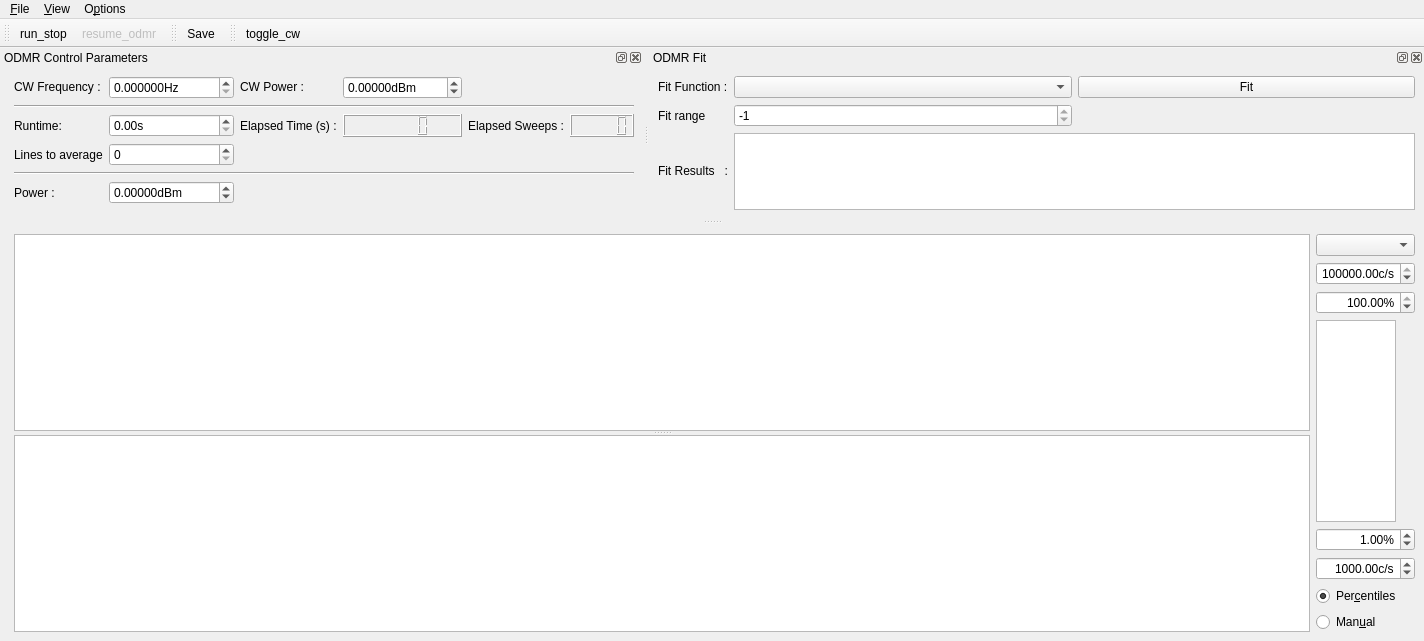
<?xml version="1.0" encoding="UTF-8"?>
<ui version="4.0">
 <class>MainWindow</class>
 <widget class="QMainWindow" name="MainWindow">
  <property name="geometry">
   <rect>
    <x>0</x>
    <y>0</y>
    <width>1424</width>
    <height>641</height>
   </rect>
  </property>
  <property name="contextMenuPolicy">
   <enum>Qt::DefaultContextMenu</enum>
  </property>
  <property name="windowTitle">
   <string>qudi: ODMR</string>
  </property>
  <widget class="QWidget" name="centralwidget">
   <layout class="QHBoxLayout" name="horizontalLayout">
    <item>
     <spacer name="horizontalSpacer">
      <property name="orientation">
       <enum>Qt::Horizontal</enum>
      </property>
      <property name="sizeHint" stdset="0">
       <size>
        <width>5</width>
        <height>20</height>
       </size>
      </property>
     </spacer>
    </item>
    <item>
     <widget class="QSplitter" name="splitter">
      <property name="sizePolicy">
       <sizepolicy hsizetype="Preferred" vsizetype="Expanding">
        <horstretch>1</horstretch>
        <verstretch>0</verstretch>
       </sizepolicy>
      </property>
      <property name="orientation">
       <enum>Qt::Vertical</enum>
      </property>
      <widget class="PlotWidget" name="odmr_PlotWidget">
       <property name="sizePolicy">
        <sizepolicy hsizetype="Expanding" vsizetype="Expanding">
         <horstretch>1</horstretch>
         <verstretch>1</verstretch>
        </sizepolicy>
       </property>
      </widget>
      <widget class="PlotWidget" name="odmr_matrix_PlotWidget">
       <property name="sizePolicy">
        <sizepolicy hsizetype="Expanding" vsizetype="Expanding">
         <horstretch>1</horstretch>
         <verstretch>1</verstretch>
        </sizepolicy>
       </property>
      </widget>
     </widget>
    </item>
    <item>
     <layout class="QVBoxLayout" name="verticalLayout">
      <item>
       <widget class="QComboBox" name="odmr_channel_ComboBox"/>
      </item>
      <item>
       <widget class="ScienDSpinBox" name="odmr_cb_max_DoubleSpinBox">
        <property name="maximumSize">
         <size>
          <width>100</width>
          <height>16777215</height>
         </size>
        </property>
        <property name="alignment">
         <set>Qt::AlignRight|Qt::AlignTrailing|Qt::AlignVCenter</set>
        </property>
        <property name="suffix">
         <string>c/s</string>
        </property>
        <property name="minimum">
         <double>-10.000000000000000</double>
        </property>
        <property name="maximum">
         <double>1000000000.000000000000000</double>
        </property>
        <property name="value">
         <double>100000.000000000000000</double>
        </property>
       </widget>
      </item>
      <item>
       <widget class="ScienDSpinBox" name="odmr_cb_high_percentile_DoubleSpinBox">
        <property name="maximumSize">
         <size>
          <width>100</width>
          <height>16777215</height>
         </size>
        </property>
        <property name="alignment">
         <set>Qt::AlignRight|Qt::AlignTrailing|Qt::AlignVCenter</set>
        </property>
        <property name="suffix">
         <string>%</string>
        </property>
        <property name="minimum">
         <double>0.000000000000000</double>
        </property>
        <property name="maximum">
         <double>100.000000000000000</double>
        </property>
        <property name="value">
         <double>100.000000000000000</double>
        </property>
       </widget>
      </item>
      <item>
       <widget class="PlotWidget" name="odmr_cb_PlotWidget">
        <property name="sizePolicy">
         <sizepolicy hsizetype="Expanding" vsizetype="Expanding">
          <horstretch>0</horstretch>
          <verstretch>0</verstretch>
         </sizepolicy>
        </property>
        <property name="maximumSize">
         <size>
          <width>80</width>
          <height>16777215</height>
         </size>
        </property>
       </widget>
      </item>
      <item>
       <widget class="ScienDSpinBox" name="odmr_cb_low_percentile_DoubleSpinBox">
        <property name="maximumSize">
         <size>
          <width>100</width>
          <height>16777215</height>
         </size>
        </property>
        <property name="alignment">
         <set>Qt::AlignRight|Qt::AlignTrailing|Qt::AlignVCenter</set>
        </property>
        <property name="suffix">
         <string>%</string>
        </property>
        <property name="minimum">
         <double>0.000000000000000</double>
        </property>
        <property name="maximum">
         <double>100.000000000000000</double>
        </property>
        <property name="value">
         <double>1.000000000000000</double>
        </property>
       </widget>
      </item>
      <item>
       <widget class="ScienDSpinBox" name="odmr_cb_min_DoubleSpinBox">
        <property name="maximumSize">
         <size>
          <width>100</width>
          <height>16777215</height>
         </size>
        </property>
        <property name="alignment">
         <set>Qt::AlignRight|Qt::AlignTrailing|Qt::AlignVCenter</set>
        </property>
        <property name="suffix">
         <string>c/s</string>
        </property>
        <property name="minimum">
         <double>-10.000000000000000</double>
        </property>
        <property name="maximum">
         <double>1000000000.000000000000000</double>
        </property>
        <property name="value">
         <double>1000.000000000000000</double>
        </property>
       </widget>
      </item>
      <item>
       <widget class="QRadioButton" name="odmr_cb_centiles_RadioButton">
        <property name="text">
         <string>Per&amp;centiles</string>
        </property>
        <property name="checked">
         <bool>true</bool>
        </property>
        <attribute name="buttonGroup">
         <string notr="true">buttonGroup</string>
        </attribute>
       </widget>
      </item>
      <item>
       <widget class="QRadioButton" name="odmr_cb_manual_RadioButton">
        <property name="text">
         <string>Man&amp;ual</string>
        </property>
        <attribute name="buttonGroup">
         <string notr="true">buttonGroup</string>
        </attribute>
       </widget>
      </item>
     </layout>
    </item>
   </layout>
  </widget>
  <widget class="QMenuBar" name="menubar">
   <property name="geometry">
    <rect>
     <x>0</x>
     <y>0</y>
     <width>1424</width>
     <height>21</height>
    </rect>
   </property>
   <widget class="QMenu" name="menu_File">
    <property name="title">
     <string>&amp;File</string>
    </property>
    <addaction name="action_Save"/>
    <addaction name="action_Close"/>
   </widget>
   <widget class="QMenu" name="menu_Options">
    <property name="title">
     <string>O&amp;ptions</string>
    </property>
    <addaction name="action_Settings"/>
    <addaction name="action_FitSettings"/>
   </widget>
   <widget class="QMenu" name="menu_View">
    <property name="title">
     <string>&amp;View</string>
    </property>
    <addaction name="action_RestoreDefault"/>
   </widget>
   <addaction name="menu_File"/>
   <addaction name="menu_View"/>
   <addaction name="menu_Options"/>
  </widget>
  <widget class="QToolBar" name="toolBar">
   <property name="windowTitle">
    <string>toolBar</string>
   </property>
   <attribute name="toolBarArea">
    <enum>TopToolBarArea</enum>
   </attribute>
   <attribute name="toolBarBreak">
    <bool>false</bool>
   </attribute>
   <addaction name="action_run_stop"/>
   <addaction name="action_resume_odmr"/>
  </widget>
  <widget class="QDockWidget" name="odmr_control_DockWidget">
   <property name="enabled">
    <bool>true</bool>
   </property>
   <property name="sizePolicy">
    <sizepolicy hsizetype="Fixed" vsizetype="Fixed">
     <horstretch>1</horstretch>
     <verstretch>0</verstretch>
    </sizepolicy>
   </property>
   <property name="baseSize">
    <size>
     <width>0</width>
     <height>20</height>
    </size>
   </property>
   <property name="toolTip">
    <string/>
   </property>
   <property name="windowTitle">
    <string>ODMR Control Parameters</string>
   </property>
   <attribute name="dockWidgetArea">
    <number>4</number>
   </attribute>
   <widget class="QWidget" name="dockWidgetContents_3">
    <property name="sizePolicy">
     <sizepolicy hsizetype="Minimum" vsizetype="Minimum">
      <horstretch>0</horstretch>
      <verstretch>0</verstretch>
     </sizepolicy>
    </property>
    <layout class="QGridLayout" name="gridLayout">
     <item row="0" column="2">
      <widget class="ScienDSpinBox" name="cw_frequency_DoubleSpinBox">
       <property name="sizePolicy">
        <sizepolicy hsizetype="Minimum" vsizetype="Fixed">
         <horstretch>0</horstretch>
         <verstretch>0</verstretch>
        </sizepolicy>
       </property>
       <property name="suffix">
        <string>Hz</string>
       </property>
       <property name="decimals">
        <number>6</number>
       </property>
       <property name="maximum">
        <double>1000000000.000000000000000</double>
       </property>
       <property name="singleStep">
        <double>0.010000000000000</double>
       </property>
      </widget>
     </item>
     <item row="0" column="1">
      <widget class="QLabel" name="label">
       <property name="sizePolicy">
        <sizepolicy hsizetype="Minimum" vsizetype="Fixed">
         <horstretch>0</horstretch>
         <verstretch>0</verstretch>
        </sizepolicy>
       </property>
       <property name="text">
        <string>CW Frequency :</string>
       </property>
      </widget>
     </item>
     <item row="0" column="3">
      <widget class="QLabel" name="label_6">
       <property name="sizePolicy">
        <sizepolicy hsizetype="Minimum" vsizetype="Fixed">
         <horstretch>0</horstretch>
         <verstretch>0</verstretch>
        </sizepolicy>
       </property>
       <property name="text">
        <string>CW Power :</string>
       </property>
      </widget>
     </item>
     <item row="2" column="4">
      <widget class="QLCDNumber" name="elapsed_time_DisplayWidget">
       <property name="sizePolicy">
        <sizepolicy hsizetype="Minimum" vsizetype="Minimum">
         <horstretch>0</horstretch>
         <verstretch>0</verstretch>
        </sizepolicy>
       </property>
      </widget>
     </item>
     <item row="2" column="6">
      <widget class="QLCDNumber" name="elapsed_sweeps_DisplayWidget"/>
     </item>
     <item row="4" column="1" colspan="6">
      <widget class="Line" name="line">
       <property name="orientation">
        <enum>Qt::Horizontal</enum>
       </property>
      </widget>
     </item>
     <item row="2" column="5">
      <widget class="QLabel" name="label_10">
       <property name="sizePolicy">
        <sizepolicy hsizetype="Minimum" vsizetype="Minimum">
         <horstretch>0</horstretch>
         <verstretch>0</verstretch>
        </sizepolicy>
       </property>
       <property name="text">
        <string>Elapsed Sweeps :</string>
       </property>
      </widget>
     </item>
     <item row="0" column="4">
      <widget class="ScienDSpinBox" name="cw_power_DoubleSpinBox">
       <property name="sizePolicy">
        <sizepolicy hsizetype="Minimum" vsizetype="Fixed">
         <horstretch>0</horstretch>
         <verstretch>0</verstretch>
        </sizepolicy>
       </property>
       <property name="suffix">
        <string>dBm</string>
       </property>
       <property name="decimals">
        <number>5</number>
       </property>
       <property name="minimum">
        <double>-1000.000000000000000</double>
       </property>
       <property name="maximum">
        <double>100.000000000000000</double>
       </property>
      </widget>
     </item>
     <item row="2" column="2">
      <widget class="QDoubleSpinBox" name="runtime_DoubleSpinBox">
       <property name="sizePolicy">
        <sizepolicy hsizetype="Minimum" vsizetype="Fixed">
         <horstretch>0</horstretch>
         <verstretch>0</verstretch>
        </sizepolicy>
       </property>
       <property name="suffix">
        <string>s</string>
       </property>
       <property name="maximum">
        <double>10000000.000000000000000</double>
       </property>
      </widget>
     </item>
     <item row="2" column="3">
      <widget class="QLabel" name="label_8">
       <property name="sizePolicy">
        <sizepolicy hsizetype="Minimum" vsizetype="Minimum">
         <horstretch>0</horstretch>
         <verstretch>0</verstretch>
        </sizepolicy>
       </property>
       <property name="text">
        <string>Elapsed Time (s) :</string>
       </property>
      </widget>
     </item>
     <item row="5" column="2">
      <widget class="ScienDSpinBox" name="sweep_power_DoubleSpinBox">
       <property name="sizePolicy">
        <sizepolicy hsizetype="Minimum" vsizetype="Fixed">
         <horstretch>0</horstretch>
         <verstretch>0</verstretch>
        </sizepolicy>
       </property>
       <property name="suffix">
        <string>dBm</string>
       </property>
       <property name="decimals">
        <number>5</number>
       </property>
       <property name="minimum">
        <double>-1000.000000000000000</double>
       </property>
       <property name="maximum">
        <double>100.000000000000000</double>
       </property>
      </widget>
     </item>
     <item row="5" column="1">
      <widget class="QLabel" name="label_2">
       <property name="sizePolicy">
        <sizepolicy hsizetype="Minimum" vsizetype="Minimum">
         <horstretch>0</horstretch>
         <verstretch>0</verstretch>
        </sizepolicy>
       </property>
       <property name="text">
        <string>Power :</string>
       </property>
      </widget>
     </item>
     <item row="2" column="1">
      <widget class="QLabel" name="label_7">
       <property name="sizePolicy">
        <sizepolicy hsizetype="Minimum" vsizetype="Minimum">
         <horstretch>0</horstretch>
         <verstretch>0</verstretch>
        </sizepolicy>
       </property>
       <property name="text">
        <string>Runtime:</string>
       </property>
      </widget>
     </item>
     <item row="0" column="0" rowspan="7">
      <spacer name="horizontalSpacer_2">
       <property name="orientation">
        <enum>Qt::Horizontal</enum>
       </property>
       <property name="sizeHint" stdset="0">
        <size>
         <width>5</width>
         <height>20</height>
        </size>
       </property>
      </spacer>
     </item>
     <item row="3" column="1">
      <widget class="QLabel" name="average_label">
       <property name="text">
        <string>Lines to average</string>
       </property>
      </widget>
     </item>
     <item row="3" column="2">
      <widget class="QSpinBox" name="average_level_SpinBox">
       <property name="minimum">
        <number>0</number>
       </property>
       <property name="maximum">
        <number>1000</number>
       </property>
       <property name="singleStep">
        <number>1</number>
       </property>
       <property name="value">
        <number>0</number>
       </property>
      </widget>
     </item>
     <item row="1" column="1" colspan="6">
      <widget class="Line" name="line_2">
       <property name="minimumSize">
        <size>
         <width>0</width>
         <height>0</height>
        </size>
       </property>
       <property name="lineWidth">
        <number>1</number>
       </property>
       <property name="midLineWidth">
        <number>0</number>
       </property>
       <property name="orientation">
        <enum>Qt::Horizontal</enum>
       </property>
      </widget>
     </item>
    </layout>
   </widget>
  </widget>
  <widget class="QDockWidget" name="odmr_fit_DockWidget">
   <property name="sizePolicy">
    <sizepolicy hsizetype="Minimum" vsizetype="Minimum">
     <horstretch>0</horstretch>
     <verstretch>0</verstretch>
    </sizepolicy>
   </property>
   <property name="baseSize">
    <size>
     <width>0</width>
     <height>20</height>
    </size>
   </property>
   <property name="windowTitle">
    <string>ODMR Fit</string>
   </property>
   <attribute name="dockWidgetArea">
    <number>4</number>
   </attribute>
   <widget class="QWidget" name="dockWidgetContents_5">
    <property name="sizePolicy">
     <sizepolicy hsizetype="Minimum" vsizetype="Minimum">
      <horstretch>0</horstretch>
      <verstretch>0</verstretch>
     </sizepolicy>
    </property>
    <layout class="QGridLayout" name="gridLayout_2">
     <item row="0" column="2">
      <widget class="QPushButton" name="do_fit_PushButton">
       <property name="sizePolicy">
        <sizepolicy hsizetype="Minimum" vsizetype="Fixed">
         <horstretch>0</horstretch>
         <verstretch>0</verstretch>
        </sizepolicy>
       </property>
       <property name="text">
        <string>Fit</string>
       </property>
      </widget>
     </item>
     <item row="0" column="1">
      <widget class="FitSettingsComboBox" name="fit_methods_ComboBox">
       <property name="sizePolicy">
        <sizepolicy hsizetype="Minimum" vsizetype="Fixed">
         <horstretch>0</horstretch>
         <verstretch>0</verstretch>
        </sizepolicy>
       </property>
      </widget>
     </item>
     <item row="2" column="1" colspan="2">
      <widget class="QTextBrowser" name="odmr_fit_results_DisplayWidget">
       <property name="sizePolicy">
        <sizepolicy hsizetype="Ignored" vsizetype="Expanding">
         <horstretch>0</horstretch>
         <verstretch>0</verstretch>
        </sizepolicy>
       </property>
       <property name="baseSize">
        <size>
         <width>0</width>
         <height>1</height>
        </size>
       </property>
       <property name="sizeAdjustPolicy">
        <enum>QAbstractScrollArea::AdjustToContents</enum>
       </property>
       <property name="tabChangesFocus">
        <bool>true</bool>
       </property>
      </widget>
     </item>
     <item row="0" column="0">
      <widget class="QLabel" name="label_9">
       <property name="sizePolicy">
        <sizepolicy hsizetype="Fixed" vsizetype="Minimum">
         <horstretch>0</horstretch>
         <verstretch>0</verstretch>
        </sizepolicy>
       </property>
       <property name="text">
        <string>Fit Function :</string>
       </property>
      </widget>
     </item>
     <item row="2" column="0">
      <widget class="QLabel" name="label_12">
       <property name="sizePolicy">
        <sizepolicy hsizetype="Fixed" vsizetype="Fixed">
         <horstretch>0</horstretch>
         <verstretch>0</verstretch>
        </sizepolicy>
       </property>
       <property name="text">
        <string>Fit Results   :</string>
       </property>
      </widget>
     </item>
     <item row="1" column="1">
      <widget class="QSpinBox" name="fit_range_SpinBox">
       <property name="maximum">
        <number>-1</number>
       </property>
      </widget>
     </item>
     <item row="1" column="0">
      <widget class="QLabel" name="fit_range_Label">
       <property name="text">
        <string>Fit range</string>
       </property>
      </widget>
     </item>
    </layout>
   </widget>
  </widget>
  <widget class="QToolBar" name="save_ToolBar">
   <property name="windowTitle">
    <string>toolBar_2</string>
   </property>
   <attribute name="toolBarArea">
    <enum>TopToolBarArea</enum>
   </attribute>
   <attribute name="toolBarBreak">
    <bool>false</bool>
   </attribute>
   <addaction name="action_Save"/>
  </widget>
  <widget class="QToolBar" name="cw_ToolBar">
   <property name="windowTitle">
    <string>toolBar_2</string>
   </property>
   <attribute name="toolBarArea">
    <enum>TopToolBarArea</enum>
   </attribute>
   <attribute name="toolBarBreak">
    <bool>false</bool>
   </attribute>
   <addaction name="action_toggle_cw"/>
  </widget>
  <action name="action_Settings">
   <property name="icon">
    <iconset>
     <normaloff>../../artwork/icons/oxygen/22x22/configure.png</normaloff>../../artwork/icons/oxygen/22x22/configure.png</iconset>
   </property>
   <property name="text">
    <string>&amp;Settings</string>
   </property>
  </action>
  <action name="action_Save">
   <property name="icon">
    <iconset>
     <normaloff>../../artwork/icons/oxygen/22x22/document-save.png</normaloff>../../artwork/icons/oxygen/22x22/document-save.png</iconset>
   </property>
   <property name="text">
    <string>&amp;Save</string>
   </property>
   <property name="toolTip">
    <string>Save odmr data</string>
   </property>
  </action>
  <action name="action_Close">
   <property name="icon">
    <iconset>
     <normaloff>../../artwork/icons/oxygen/22x22/application-exit.png</normaloff>../../artwork/icons/oxygen/22x22/application-exit.png</iconset>
   </property>
   <property name="text">
    <string>&amp;Close</string>
   </property>
  </action>
  <action name="action_run_stop">
   <property name="checkable">
    <bool>true</bool>
   </property>
   <property name="checked">
    <bool>false</bool>
   </property>
   <property name="enabled">
    <bool>true</bool>
   </property>
   <property name="icon">
    <iconset>
     <normaloff>../../artwork/icons/qudiTheme/22x22/start-counter.png</normaloff>
     <activeon>../../artwork/icons/qudiTheme/22x22/stop-counter.png</activeon>../../artwork/icons/qudiTheme/22x22/start-counter.png</iconset>
   </property>
   <property name="text">
    <string>run_stop</string>
   </property>
  </action>
  <action name="action_resume_odmr">
   <property name="checkable">
    <bool>true</bool>
   </property>
   <property name="enabled">
    <bool>false</bool>
   </property>
   <property name="icon">
    <iconset>
     <normaloff>../../artwork/icons/qudiTheme/22x22/restart-counter.png</normaloff>
     <activeon>../../artwork/icons/qudiTheme/22x22/stop-counter.png</activeon>../../artwork/icons/qudiTheme/22x22/restart-counter.png</iconset>
   </property>
   <property name="text">
    <string>resume_odmr</string>
   </property>
   <property name="toolTip">
    <string>resume odmr measurement</string>
   </property>
  </action>
  <action name="action_RestoreDefault">
   <property name="text">
    <string>Restore &amp;default</string>
   </property>
  </action>
  <action name="action_FitSettings">
   <property name="text">
    <string>Fit settings</string>
   </property>
  </action>
  <action name="action_toggle_cw">
   <property name="checkable">
    <bool>true</bool>
   </property>
   <property name="icon">
    <iconset>
     <normaloff>../../artwork/icons/oxygen/22x22/media-playback-start.png</normaloff>
     <normalon>../../artwork/icons/oxygen/22x22/media-playback-stop.png</normalon>
     <activeon>../../artwork/icons/oxygen/22x22/media-playback-stop.png</activeon>../../artwork/icons/oxygen/22x22/media-playback-start.png</iconset>
   </property>
   <property name="text">
    <string>toggle_cw</string>
   </property>
   <property name="toolTip">
    <string>toggle microwave CW output</string>
   </property>
  </action>
 </widget>
 <customwidgets>
  <customwidget>
   <class>ScienDSpinBox</class>
   <extends>QDoubleSpinBox</extends>
   <header>qtwidgets.scientific_spinbox.h</header>
  </customwidget>
  <customwidget>
   <class>PlotWidget</class>
   <extends>QGraphicsView</extends>
   <header>pyqtgraph</header>
  </customwidget>
  <customwidget>
   <class>FitSettingsComboBox</class>
   <extends>QComboBox</extends>
   <header>gui/fitsettings</header>
  </customwidget>
 </customwidgets>
 <tabstops>
  <tabstop>odmr_cb_max_DoubleSpinBox</tabstop>
  <tabstop>odmr_cb_high_percentile_DoubleSpinBox</tabstop>
  <tabstop>odmr_cb_PlotWidget</tabstop>
  <tabstop>odmr_cb_low_percentile_DoubleSpinBox</tabstop>
  <tabstop>odmr_cb_min_DoubleSpinBox</tabstop>
  <tabstop>odmr_cb_centiles_RadioButton</tabstop>
  <tabstop>odmr_cb_manual_RadioButton</tabstop>
  <tabstop>odmr_PlotWidget</tabstop>
  <tabstop>odmr_matrix_PlotWidget</tabstop>
 </tabstops>
 <resources/>
 <connections>
  <connection>
   <sender>action_Close</sender>
   <signal>triggered()</signal>
   <receiver>MainWindow</receiver>
   <slot>close()</slot>
   <hints>
    <hint type="sourcelabel">
     <x>-1</x>
     <y>-1</y>
    </hint>
    <hint type="destinationlabel">
     <x>531</x>
     <y>347</y>
    </hint>
   </hints>
  </connection>
 </connections>
 <buttongroups>
  <buttongroup name="buttonGroup"/>
 </buttongroups>
</ui>
